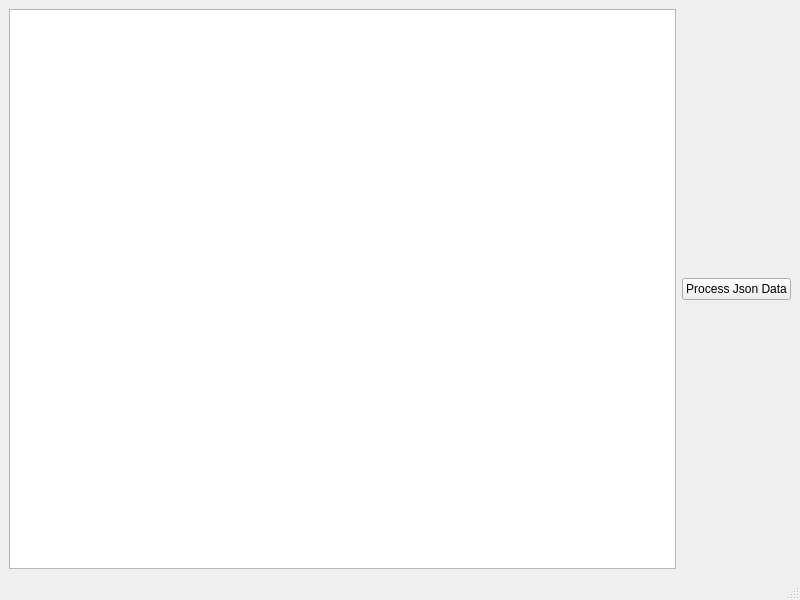
<?xml version="1.0" encoding="UTF-8"?>
<ui version="4.0">
 <class>MainWindow</class>
 <widget class="QMainWindow" name="MainWindow">
  <property name="geometry">
   <rect>
    <x>0</x>
    <y>0</y>
    <width>800</width>
    <height>600</height>
   </rect>
  </property>
  <property name="windowTitle">
   <string>MainWindow</string>
  </property>
  <widget class="QWidget" name="centralwidget">
   <layout class="QHBoxLayout" name="horizontalLayout">
    <item>
     <widget class="QListWidget" name="listWidget"/>
    </item>
    <item>
     <widget class="QPushButton" name="ProcessJson">
      <property name="text">
       <string>Process Json Data</string>
      </property>
     </widget>
    </item>
   </layout>
  </widget>
  <widget class="QMenuBar" name="menubar">
   <property name="geometry">
    <rect>
     <x>0</x>
     <y>0</y>
     <width>800</width>
     <height>22</height>
    </rect>
   </property>
  </widget>
  <widget class="QStatusBar" name="statusbar"/>
 </widget>
 <resources/>
 <connections/>
</ui>
